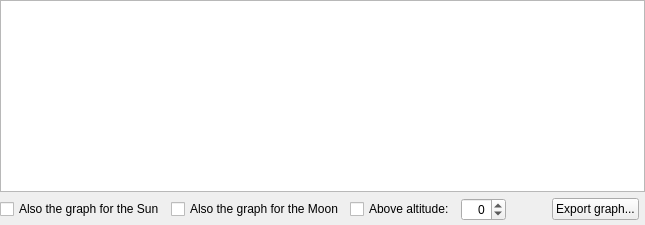
            <widget class="QWidget" name="tabAltVsTime">
             <attribute name="title">
              <string>Altitude vs. Time</string>
             </attribute>
             <layout class="QGridLayout" name="gridLayout_12">
              <property name="leftMargin">
               <number>0</number>
              </property>
              <property name="topMargin">
               <number>0</number>
              </property>
              <property name="rightMargin">
               <number>0</number>
              </property>
              <property name="bottomMargin">
               <number>4</number>
              </property>
              <item row="1" column="0">
               <layout class="QHBoxLayout" name="horizontalLayout_14">
                <item>
                 <widget class="QCheckBox" name="sunAltitudeCheckBox">
                  <property name="text">
                   <string>Also the graph for the Sun</string>
                  </property>
                 </widget>
                </item>
                <item>
                 <widget class="QCheckBox" name="moonAltitudeCheckBox">
                  <property name="text">
                   <string>Also the graph for the Moon</string>
                  </property>
                 </widget>
                </item>
                <item>
                 <widget class="QCheckBox" name="positiveAltitudeOnlyCheckBox">
                  <property name="toolTip">
                   <string>Draw only the part of the graph where altitude is greater than the value given in the right box.</string>
                  </property>
                  <property name="text">
                   <string>Above altitude:</string>
                  </property>
                 </widget>
                </item>
                <item>
                 <widget class="QSpinBox" name="positiveAltitudeLimitSpinBox">
                  <property name="toolTip">
                   <string>Altitude limit in degrees</string>
                  </property>
                  <property name="alignment">
                   <set>Qt::AlignRight|Qt::AlignTrailing|Qt::AlignVCenter</set>
                  </property>
                  <property name="minimum">
                   <number>-85</number>
                  </property>
                  <property name="maximum">
                   <number>85</number>
                  </property>
                 </widget>
                </item>
                <item>
                 <spacer name="horizontalSpacer_18">
                  <property name="orientation">
                   <enum>Qt::Horizontal</enum>
                  </property>
                  <property name="sizeHint" stdset="0">
                   <size>
                    <width>40</width>
                    <height>20</height>
                   </size>
                  </property>
                 </spacer>
                </item>
                <item>
                 <widget class="QPushButton" name="exportAltVsTimePushButton">
                  <property name="text">
                   <string>Export graph...</string>
                  </property>
                 </widget>
                </item>
               </layout>
              </item>
              <item row="0" column="0" colspan="2">
               <widget class="QChartView" name="altVsTimeChartView">
                <property name="focusPolicy">
                 <enum>Qt::NoFocus</enum>
                </property>
                <property name="acceptDrops">
                 <bool>false</bool>
                </property>
               </widget>
              </item>
             </layout>
            </widget>
